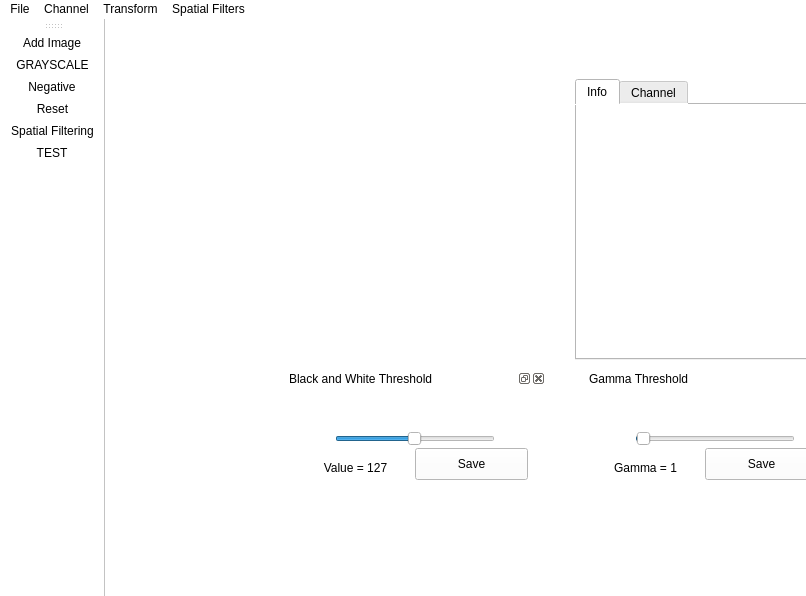
<?xml version="1.0" encoding="UTF-8"?>
<ui version="4.0">
 <class>MainWindow</class>
 <widget class="QMainWindow" name="MainWindow">
  <property name="geometry">
   <rect>
    <x>0</x>
    <y>0</y>
    <width>806</width>
    <height>596</height>
   </rect>
  </property>
  <property name="windowTitle">
   <string>MainWindow</string>
  </property>
  <property name="autoFillBackground">
   <bool>false</bool>
  </property>
  <property name="styleSheet">
   <string notr="true">QWidget { background-color: white; }</string>
  </property>
  <widget class="QWidget" name="centralwidget">
   <widget class="QTabWidget" name="infoTab">
    <property name="geometry">
     <rect>
      <x>470</x>
      <y>60</y>
      <width>261</width>
      <height>281</height>
     </rect>
    </property>
    <property name="currentIndex">
     <number>0</number>
    </property>
    <widget class="QWidget" name="tab">
     <attribute name="title">
      <string>Info</string>
     </attribute>
     <widget class="QLabel" name="img_info">
      <property name="enabled">
       <bool>true</bool>
      </property>
      <property name="geometry">
       <rect>
        <x>0</x>
        <y>0</y>
        <width>250</width>
        <height>250</height>
       </rect>
      </property>
      <property name="text">
       <string/>
      </property>
      <property name="alignment">
       <set>Qt::AlignCenter</set>
      </property>
     </widget>
    </widget>
    <widget class="QWidget" name="tab_2">
     <attribute name="title">
      <string>Channel</string>
     </attribute>
     <widget class="QLabel" name="plotLabel">
      <property name="geometry">
       <rect>
        <x>0</x>
        <y>0</y>
        <width>250</width>
        <height>250</height>
       </rect>
      </property>
      <property name="sizePolicy">
       <sizepolicy hsizetype="Preferred" vsizetype="Preferred">
        <horstretch>0</horstretch>
        <verstretch>0</verstretch>
       </sizepolicy>
      </property>
      <property name="maximumSize">
       <size>
        <width>250</width>
        <height>250</height>
       </size>
      </property>
      <property name="text">
       <string>Please select channel to extract</string>
      </property>
      <property name="scaledContents">
       <bool>true</bool>
      </property>
     </widget>
    </widget>
   </widget>
   <widget class="QLabel" name="image_view">
    <property name="geometry">
     <rect>
      <x>40</x>
      <y>50</y>
      <width>400</width>
      <height>400</height>
     </rect>
    </property>
    <property name="maximumSize">
     <size>
      <width>700</width>
      <height>500</height>
     </size>
    </property>
    <property name="styleSheet">
     <string notr="true"/>
    </property>
    <property name="text">
     <string/>
    </property>
    <property name="scaledContents">
     <bool>true</bool>
    </property>
   </widget>
   <widget class="QDockWidget" name="bnwDock">
    <property name="geometry">
     <rect>
      <x>180</x>
      <y>350</y>
      <width>261</width>
      <height>141</height>
     </rect>
    </property>
    <property name="floating">
     <bool>true</bool>
    </property>
    <property name="allowedAreas">
     <set>Qt::RightDockWidgetArea</set>
    </property>
    <property name="windowTitle">
     <string>Black and White Threshold</string>
    </property>
    <widget class="QWidget" name="dockWidgetContents_4">
     <widget class="QSlider" name="bnwSlider">
      <property name="geometry">
       <rect>
        <x>50</x>
        <y>40</y>
        <width>160</width>
        <height>22</height>
       </rect>
      </property>
      <property name="minimum">
       <number>0</number>
      </property>
      <property name="maximum">
       <number>255</number>
      </property>
      <property name="singleStep">
       <number>1</number>
      </property>
      <property name="value">
       <number>127</number>
      </property>
      <property name="sliderPosition">
       <number>127</number>
      </property>
      <property name="orientation">
       <enum>Qt::Horizontal</enum>
      </property>
     </widget>
     <widget class="QLabel" name="bnwVal">
      <property name="geometry">
       <rect>
        <x>-10</x>
        <y>70</y>
        <width>161</width>
        <height>20</height>
       </rect>
      </property>
      <property name="text">
       <string>Value = 127</string>
      </property>
      <property name="alignment">
       <set>Qt::AlignCenter</set>
      </property>
     </widget>
     <widget class="QPushButton" name="saveImage">
      <property name="geometry">
       <rect>
        <x>130</x>
        <y>60</y>
        <width>113</width>
        <height>32</height>
       </rect>
      </property>
      <property name="text">
       <string>Save</string>
      </property>
     </widget>
    </widget>
   </widget>
   <widget class="QDockWidget" name="gammaDock">
    <property name="geometry">
     <rect>
      <x>480</x>
      <y>350</y>
      <width>261</width>
      <height>141</height>
     </rect>
    </property>
    <property name="floating">
     <bool>true</bool>
    </property>
    <property name="allowedAreas">
     <set>Qt::RightDockWidgetArea</set>
    </property>
    <property name="windowTitle">
     <string>Gamma Threshold</string>
    </property>
    <widget class="QWidget" name="dockWidgetContents_2">
     <widget class="QSlider" name="gammaSlider">
      <property name="geometry">
       <rect>
        <x>50</x>
        <y>40</y>
        <width>160</width>
        <height>22</height>
       </rect>
      </property>
      <property name="minimum">
       <number>0</number>
      </property>
      <property name="maximum">
       <number>1000</number>
      </property>
      <property name="singleStep">
       <number>1</number>
      </property>
      <property name="value">
       <number>10</number>
      </property>
      <property name="sliderPosition">
       <number>10</number>
      </property>
      <property name="orientation">
       <enum>Qt::Horizontal</enum>
      </property>
     </widget>
     <widget class="QLabel" name="gammaVal">
      <property name="geometry">
       <rect>
        <x>-20</x>
        <y>70</y>
        <width>161</width>
        <height>20</height>
       </rect>
      </property>
      <property name="text">
       <string>Gamma = 1</string>
      </property>
      <property name="alignment">
       <set>Qt::AlignCenter</set>
      </property>
     </widget>
     <widget class="QPushButton" name="saveImage_2">
      <property name="geometry">
       <rect>
        <x>120</x>
        <y>60</y>
        <width>113</width>
        <height>32</height>
       </rect>
      </property>
      <property name="text">
       <string>Save</string>
      </property>
     </widget>
    </widget>
   </widget>
  </widget>
  <widget class="QToolBar" name="toolBar">
   <property name="windowTitle">
    <string>toolBar</string>
   </property>
   <attribute name="toolBarArea">
    <enum>LeftToolBarArea</enum>
   </attribute>
   <attribute name="toolBarBreak">
    <bool>true</bool>
   </attribute>
   <addaction name="actionAdd_Image"/>
   <addaction name="grayscaleTool"/>
   <addaction name="tfNegative"/>
   <addaction name="reset"/>
   <addaction name="spatial_filtering"/>
   <addaction name="test"/>
  </widget>
  <widget class="QMenuBar" name="menuBar">
   <property name="geometry">
    <rect>
     <x>0</x>
     <y>0</y>
     <width>806</width>
     <height>22</height>
    </rect>
   </property>
   <widget class="QMenu" name="menuChannel">
    <property name="title">
     <string>Channel</string>
    </property>
    <addaction name="getRed"/>
    <addaction name="getGreen"/>
    <addaction name="getBlue"/>
   </widget>
   <widget class="QMenu" name="menuFile">
    <property name="title">
     <string>File</string>
    </property>
    <addaction name="reset"/>
   </widget>
   <widget class="QMenu" name="menuTransform">
    <property name="title">
     <string>Transform</string>
    </property>
    <addaction name="tfGrayscale"/>
    <addaction name="tfNegative"/>
    <addaction name="thGamma"/>
    <addaction name="bnwButton"/>
   </widget>
   <widget class="QMenu" name="menuSpatial_Filters">
    <property name="title">
     <string>Spatial Filters</string>
    </property>
    <addaction name="avg_filter"/>
    <addaction name="mdn_filter"/>
    <addaction name="hpass_filter"/>
    <addaction name="unsharp_filter"/>
    <addaction name="hboost_filter"/>
    <addaction name="sobel_gradient"/>
   </widget>
   <addaction name="menuFile"/>
   <addaction name="menuChannel"/>
   <addaction name="menuTransform"/>
   <addaction name="menuSpatial_Filters"/>
  </widget>
  <action name="actionExit">
   <property name="text">
    <string>Exit</string>
   </property>
  </action>
  <action name="actionAdd_Image">
   <property name="icon">
    <iconset>
     <normaloff>icons/plus.png</normaloff>icons/plus.png</iconset>
   </property>
   <property name="text">
    <string>Add Image</string>
   </property>
   <property name="shortcut">
    <string>Ctrl+O</string>
   </property>
  </action>
  <action name="showChannels_2">
   <property name="icon">
    <iconset>
     <normaloff>../../../Downloads/351428.png</normaloff>../../../Downloads/351428.png</iconset>
   </property>
   <property name="text">
    <string>splitChannel</string>
   </property>
  </action>
  <action name="getRed">
   <property name="text">
    <string>Extract Red</string>
   </property>
  </action>
  <action name="getBlue">
   <property name="text">
    <string>Extract Blue</string>
   </property>
  </action>
  <action name="getGreen">
   <property name="text">
    <string>Extract Green</string>
   </property>
  </action>
  <action name="showChannels">
   <property name="text">
    <string>Show Channels</string>
   </property>
  </action>
  <action name="tfGrayscale">
   <property name="text">
    <string>Grayscale</string>
   </property>
  </action>
  <action name="tfNegative">
   <property name="icon">
    <iconset>
     <normaloff>icons/minus.png</normaloff>icons/minus.png</iconset>
   </property>
   <property name="text">
    <string>Negative</string>
   </property>
  </action>
  <action name="thGamma">
   <property name="text">
    <string>Gamma</string>
   </property>
  </action>
  <action name="bnwButton">
   <property name="text">
    <string>Black and White</string>
   </property>
  </action>
  <action name="reset">
   <property name="icon">
    <iconset>
     <normaloff>icons/undo-arrow.png</normaloff>icons/undo-arrow.png</iconset>
   </property>
   <property name="text">
    <string>Reset</string>
   </property>
  </action>
  <action name="grayscaleTool">
   <property name="icon">
    <iconset>
     <normaloff>icons/black-and-white.png</normaloff>icons/black-and-white.png</iconset>
   </property>
   <property name="text">
    <string>GRAYSCALE</string>
   </property>
  </action>
  <action name="avg_filter">
   <property name="text">
    <string>Averaging Filter</string>
   </property>
  </action>
  <action name="mdn_filter">
   <property name="text">
    <string>Median Filter</string>
   </property>
  </action>
  <action name="hpass_filter">
   <property name="text">
    <string>Highpass Filter</string>
   </property>
  </action>
  <action name="unsharp_filter">
   <property name="text">
    <string>Unsharp Masking</string>
   </property>
  </action>
  <action name="hboost_filter">
   <property name="text">
    <string>Highboost Filtering</string>
   </property>
  </action>
  <action name="sobel_gradient">
   <property name="text">
    <string>Sobel Gradient</string>
   </property>
  </action>
  <action name="spatial_filtering">
   <property name="text">
    <string>Spatial Filtering</string>
   </property>
  </action>
  <action name="test">
   <property name="text">
    <string>TEST</string>
   </property>
  </action>
 </widget>
 <resources/>
 <connections/>
</ui>
